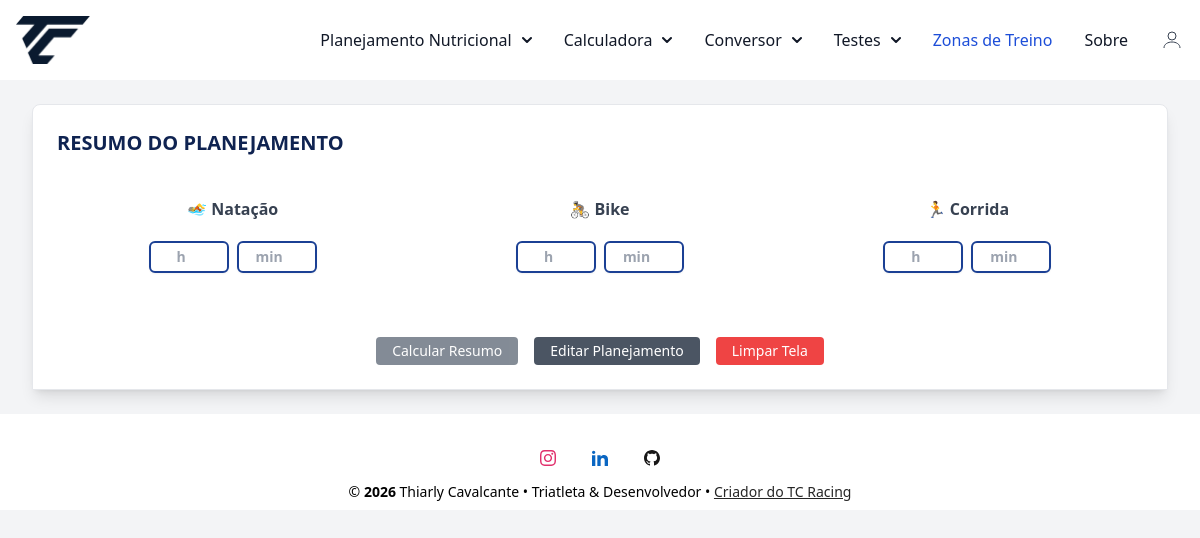
/resumo (signed in), run on an earlier commit of the app's database.
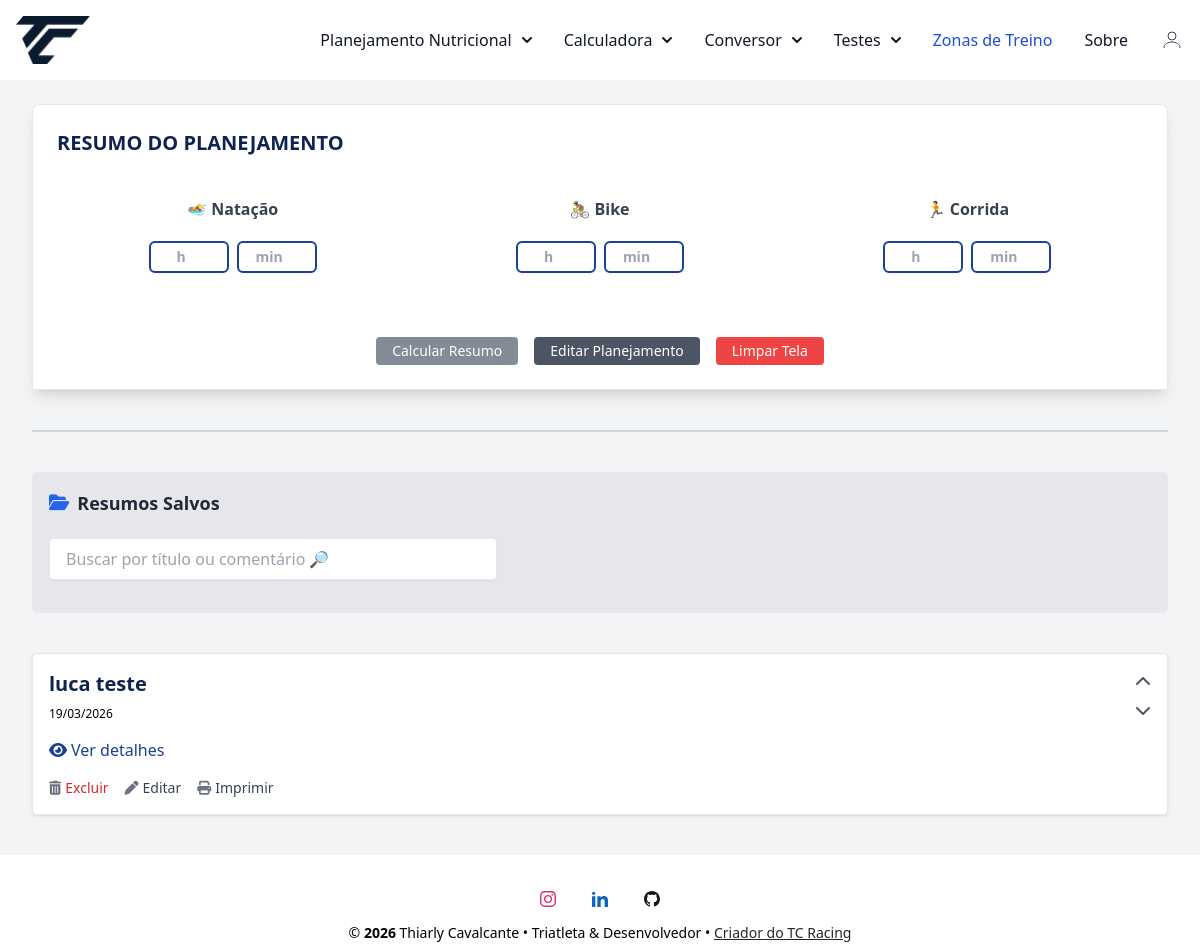
And on a later commit of the database.
### conversor/models.py (models this page shows, shortened)
class ResumoSalvo(database.Model):
    __tablename__ = 'resumos_salvos'
    id = database.Column(database.Integer, primary_key=True)
    user_id = database.Column(database.Integer, database.ForeignKey('user.id'), nullable=False)
    nome_treino = database.Column(database.String(100), nullable=False)
    data = database.Column(database.Date, nullable=False)
    comentario = database.Column(database.Text)
    resumo_dados = database.Column(database.JSON, nullable=False)
    suplementos_utilizados = database.Column(database.Text, nullable=True)  # ✅ Novo campo
    tempo_natacao = database.Column(database.Float)
    tempo_bike = database.Column(database.Float)
    tempo_corrida = database.Column(database.Float)
    tempo_total = database.Column(database.Float)
    ordem = database.Column(database.Integer, nullable=False, default=0)
    criado_em = database.Column(database.DateTime, default=datetime.utcnow)

### conversor/router.py (the view, shortened to what this page needs)
@app.route('/resumo', methods=['GET', 'POST'])
@login_required
def resumo_view():
    form = ResumoForm()
    if request.method == 'POST' and 'limpar' in request.form:
        return redirect(url_for('resumo_view'))
    itens = PlanejamentoItem.query.filter_by(user_id=current_user.id).all()
    itens_utilizados = [f"{item.quantidade}x {item.suplemento.nome}" for item in itens if item.suplemento]
    itens_utilizados_str = ", ".join(itens_utilizados)
    totais = calcular_totais_planejamento(itens)
    totais_por_hora = {}
    tempo_total = 0
    resumo_dados = {}
    search = request.args.get("search", "").strip()
    resumos_query = ResumoSalvo.query.filter_by(user_id=current_user.id)
    resumos = resumos_query.order_by(ResumoSalvo.ordem.desc(), ResumoSalvo.id.desc()).all()
    return render_template(
        "resumo.html",
        form=form,
        totais=totais_por_hora,
        resumo=resumo_dados,
        tempo_total=round(tempo_total, 2),
        current_date=date.today().isoformat(),
        resumos=resumos,  # <-- novo contexto
        itens_utilizados=itens_utilizados_str
    )

### conversor/forms.py
class ResumoForm(FlaskForm):
    tempo_natacao_horas = IntegerField('Horas Natação', validators=[Optional(), NumberRange(min=0)])
    tempo_bike_horas = IntegerField('Horas Bike', validators=[Optional(), NumberRange(min=0)])
    tempo_corrida_horas = IntegerField('Horas Corrida', validators=[Optional(), NumberRange(min=0)])
    tempo_natacao_minutos = IntegerField('Minutos Natação', validators=[Optional(), NumberRange(min=0, max=59)])
    tempo_bike_minutos = IntegerField('Minutos Bike', validators=[Optional(), NumberRange(min=0, max=59)])
    tempo_corrida_minutos = IntegerField('Minutos Corrida', validators=[Optional(), NumberRange(min=0, max=59)])
    submit_calcular = SubmitField('Calcular Resumo')
    submit_limpar = SubmitField('Limpar Tela')
    submit_salvar = SubmitField('Salvar Resumo')  # se já quiser prever esse botão

### conversor/models.py (called while the page is built)
@login_manager.user_loader
def load_user(user_id):
    return User.query.get(int(user_id))

### conversor/utils.py (called while the page is built)
def calcular_totais_planejamento(itens):
    totais = {
        'carbo': 0, 'sodio': 0, 'magnesio': 0, 'potassio': 0, 'calcio': 0,
        'cafeina': 0, 'taurina': 0, 'beta_alanina': 0, 'citrulina': 0,
        'creatina': 0, 'coq10': 0, 'carnitina': 0,
        'leucina': 0, 'isoleucina': 0, 'valina': 0, 'arginina': 0,
        'vit_b1': 0, 'vit_b2': 0, 'vit_b3': 0, 'vit_b6': 0,
        'vit_b7': 0, 'vit_b9': 0, 'vit_b12': 0, 'vit_c': 0
    }
    for item in itens:
        suplemento = item.suplemento
        if suplemento is None:
            flash("Um suplemento usado neste planejamento foi removido e será ignorado.", "warning")
            continue
        for key in totais:
            valor = getattr(suplemento, key, 0) or 0
            totais[key] += valor * item.quantidade
    return totais

### conversor/templates/resumo.html (shortened to what this page needs)
{% extends "base.html" %}
{% block content %}
<div class="max-w-7xl mx-auto px-4 sm:px-6 lg:px-8 py-6 space-y-10">
  <div class="bg-white rounded-t-lg shadow-lg p-6 border border-gray-200">
    <h2 class="text-xl text-center font-semibold mb-6 sm:mb-10 title-nave">RESUMO DO PLANEJAMENTO</h2>
    <form method="POST" class="grid grid-cols-1 md:grid-cols-3 gap-4 text-sm text-gray-700">
      <form method="POST" class="grid grid-cols-1 md:grid-cols-3 gap-6 mb-6 text-sm text-gray-700 text-center items-center justify-center">
        <div class="flex flex-col items-center gap-1">
          <label class="text-base font-semibold mb-4">🏊 Natação</label>
          <div class="flex gap-2">
            {{ form.tempo_natacao_horas(id="natacao_h", class="w-20 text-center py-1 px-1 border-2 border-solid border-nave rounded-md bg-white shadow-sm text-babase font-semibold mb-4 sm:mb-8", placeholder="h") }}
            {{ form.tempo_natacao_minutos(id="natacao_min", class="w-20 text-center py-1 px-1 border-2 border-solid border-nave rounded-md bg-white shadow-sm text-babase font-semibold mb-4 sm:mb-8", placeholder="min") }}
          </div>
        </div>
        <div class="flex flex-col items-center gap-1">
          <label class="text-base font-semibold mb-4">🚴 Bike</label>
          <div class="flex gap-2">
            {{ form.tempo_bike_horas(id="bike_h", class="w-20 text-center py-1 px-2 border-2 border-solid border-nave rounded-md bg-white shadow-sm text-babase font-semibold mb-4 sm:mb-8", placeholder="h") }}
            {{ form.tempo_bike_minutos(id="bike_min", class="w-20 text-center py-1 px-2 border-2 border-solid border-nave  rounded-md bg-white shadow-sm text-babase font-semibold mb-4 sm:mb-8", placeholder="min") }}
          </div>
        </div>
        <div class="flex flex-col items-center gap-1">
          <label class="text-base font-semibold mb-4">🏃 Corrida</label>
          <div class="flex gap-2">
            {{ form.tempo_corrida_horas(id="corrida_h", class="w-20 text-center py-1 px-2 border-2 border-solid border-nave  rounded-md bg-white shadow-sm text-babase font-semibold mb-4 sm:mb-8", placeholder="h") }}
            {{ form.tempo_corrida_minutos(id="corrida_min", class="w-20 text-center py-1 px-2 border-2 border-solid border-nave  rounded-md bg-white shadow-sm text-babase font-semibold mb-4 sm:mb-8", placeholder="min") }}
          </div>
        </div>
        <div class="md:col-span-3 flex flex-col sm:flex-row justify-center gap-4 mt-4">
          <button id="calcularResumoBtn"
            type="submit"
            class="text-white text-sm px-4 py-1 rounded disabled:opacity-50 disabled:cursor-not-allowed btn-nave">
            Calcular Resumo
          </button>
          <a href="{{ url_for('planejamento') }}" class="bg-gray-600 text-center hover:bg-gray-800 text-white text-sm px-4 py-1 rounded">Editar Planejamento</a>
          <button type="submit" name="limpar" class="bg-red-500 hover:bg-red-600 text-white text-sm px-4 py-1 rounded">Limpar Tela</button>
        </div>
      </form>
</div>
{% if resumos %}
<hr class="my-10 border-t-2 border-gray-300">
<div class="bg-gray-200 border border-gray-200 rounded-md p-4 mb-6">
  <h2 class="text-lg font-bold text-gray-800 border-b pb-2 mb-3 flex items-center gap-2">
    <i class="fas fa-folder-open text-blue-600"></i> Resumos Salvos
  </h2>
  <form method="get" class="max-w-md">
    <input type="text" id="campoBusca" placeholder="Buscar por título ou comentário 🔎"
          class="w-full px-4 py-2 border rounded shadow-sm mb-4">
  </form>
</div>
  <div id="resumosContainer">
    {% set icones = {
      "Macronutrientes": "⛽️",
      "Eletrólitos": "💧",
      "Vitaminas": "💊",
      "Estimulantes e Compostos": "🔥",
      "Aminoácidos": "🧬"
    } %}
    {% set cores = {
      "Macronutrientes": "bg-blue-400",
      "Eletrólitos": "bg-blue-300",
      "Estimulantes e Compostos": "bg-blue-200",
      "Vitaminas": "bg-blue-100",
      "Aminoácidos": "bg-blue-50"
    } %}
    {% for resumo in resumos %}
    <div class="bg-white rounded shadow p-4 mb-4 border border-gray-200">
      <div class="flex justify-between items-start">
        <div onclick="toggleResumo('resumo-{{ loop.index }}')" class="cursor-pointer w-full">
          <h3 class="text-xl font-semibold title-nave">{{ resumo.nome_treino }}</h3>
          <div class="text-xs mb-4 mt-2">{{ resumo.data.strftime('%d/%m/%Y') }}</div>
          <div class="flex items-center gap-1 resumo-nave ext-sm mt-4 cursor-pointer detalhes-link" data-id="resumo-{{ loop.index }}">
            <i class="fas fa-eye"></i> Ver detalhes
          </div>
        </div>
        <div class="flex flex-col items-center space-y-1 sm:ml-4">
          <a href="/resumo/mover_cima/{{ resumo.id }}" title="Mover para cima" class="text-gray-600 hover:text-black">
            <i class="fas fa-chevron-up"></i>
          </a>
          <a href="/resumo/mover_baixo/{{ resumo.id }}" title="Mover para baixo" class="text-gray-600 hover:text-black">
            <i class="fas fa-chevron-down"></i>
          </a>
        </div>
      </div>
      <div class="mt-4 flex gap-4 ml-auto items-center">
        <form method="POST" action="{{ url_for('deletar_resumo', id=resumo.id) }}" onsubmit="return confirm('Tem certeza que deseja excluir este resumo?');">
          <button type="submit" class="flex items-center gap-1 text-sm text-red-600 hover:underline">
            <i class="fas fa-trash-alt text-gray-500 hover:text-gray-800"></i> Excluir
          </button>
        </form>
        <a href="{{ url_for('editar_resumo', id=resumo.id) }}" class="flex items-center gap-1 text-sm text-gray-700 hover:underline">
          <i class="fas fa-pen text-gray-500 hover:text-gray-800"></i> Editar
        </a>
        <a href="{{ url_for('print_resumo', id=resumo.id) }}"
        target="_blank" rel="noopener"
        class="flex items-center gap-1 text-sm text-gray-700 hover:underline">
       <i class="fas fa-print text-gray-500 hover:text-gray-800"></i> Imprimir
     </a>
      </div>
        {% set ordem = ["Macronutrientes", "Eletrólitos", "Estimulantes e Compostos", "Vitaminas",  "Aminoácidos"] %}
        {% set ordem_eletrolitos = ["Sódio", "Magnésio", "Potássio", "Cálcio"] %}
    </div>
    {% endfor %}
  </div>
</div>
{% endif %}
{% endblock %}

### conversor/templates/base.html (shortened to what this page needs)
<!DOCTYPE html>
<html lang="pt">
<head>
    <link rel="stylesheet" href="https://cdnjs.cloudflare.com/ajax/libs/font-awesome/6.5.0/css/all.min.css">
    <link href="https://cdn.jsdelivr.net/npm/tom-select@2.3.1/dist/css/tom-select.css" rel="stylesheet">
    <script src="https://cdn.tailwindcss.com"></script>
    <link rel="stylesheet" href="{{ url_for('static', filename='css/style.css') }}">
</head>
<body>
    {% include 'navbar.html' %}
    <div class="content">
    {% block content %}
    {% endblock %}
    </div>
<footer class="w-full bg-white text-center text-black">
    <div class="pt-9 w-full">
      <div class="mb-2 flex justify-center">
        <a href="https://www.instagram.com/thiarly_tc/" target="_blank" class="mr-9 text-neutral-800 dark:text-neutral-200" aria-label="Instagram">
        </a>
        <a href="https://www.linkedin.com/in/thiarly-cavalcante-b0aa6056/" target="_blank" class="mr-9 text-neutral-800 dark:text-neutral-200" aria-label="Linkedin">
        </a>
        <a href="https://github.com/thiarly" target="_blank" class="text-neutral-800 dark:text-neutral-200" aria-label="Github">
        </a>
      </div>
    </div>
<div class="w-full text-sm bg-white p-2 text-center text-black ">
  &copy; <span id="copyrightYear"></span> Thiarly Cavalcante • Triatleta & Desenvolvedor •
  <a
    class="text-neutral-800 dark:text-neutral-400 underline hover:text-blue-500"
    href="https://tccavalcante.com" target="_blank"
  >
    Criador do TC Racing
  </a>
</div>
  </footer>
</body>
</html>

### conversor/templates/navbar.html (shortened to what this page needs)
<!DOCTYPE html>
<html lang="en">
<head>
    <script src="https://cdn.tailwindcss.com"></script>
</head>
<body class="bg-gray-100">
<nav class="bg-white border-gray-200">
  <div class="max-w-screen-xl flex flex-wrap items-center justify-between mx-auto p-4">
    <a href="{{url_for('zonas')}}" class="flex items-center">
      <img src="{{ url_for('static', filename='image/logotc-navbar.png')}}" class="h-12 mr-3 " alt="Flowbite Logo" />
    </a>
    <div class="hidden w-full md:block md:w-auto" id="divNav">
      <ul class="flex flex-col font-medium p-4 md:p-0 mt-4 border border-gray-100 rounded-lg bg-gray-50 md:space-x-8 rtl:space-x-reverse md:flex-row md:mt-0 md:border-0 md:bg-white md">
        <li class="relative">
          <button id="dropdownNavbarLink4" data-dropdown-toggle="dropdownNavbar" class="flex items-center justify-between w-full py-2 px-3 text-gray-900 rounded hover:bg-gray-100 md:hover:bg-transparent md:border-0 md:hover:text-blue-700 md:p-0 md:w-auto ">Planejamento Nutricional <svg class="w-2.5 h-2.5 ms-2.5" aria-hidden="true" xmlns="http://www.w3.org/2000/svg" fill="none" viewBox="0 0 10 6">
    <path stroke="currentColor" stroke-linecap="round" stroke-linejoin="round" stroke-width="2" d="m1 1 4 4 4-4"/>
    </svg></button>
      </li>
        <li class="relative">
            <button id="dropdownNavbarLink1" data-dropdown-toggle="dropdownNavbar" class="flex items-center justify-between w-full py-2 px-3 text-gray-900 rounded hover:bg-gray-100 md:hover:bg-transparent md:border-0 md:hover:text-blue-700 md:p-0 md:w-auto ">Calculadora <svg class="w-2.5 h-2.5 ms-2.5" aria-hidden="true" xmlns="http://www.w3.org/2000/svg" fill="none" viewBox="0 0 10 6">
    <path stroke="currentColor" stroke-linecap="round" stroke-linejoin="round" stroke-width="2" d="m1 1 4 4 4-4"/>
  </svg></button>
        </li>
        <li class="relative">
          <button id="dropdownNavbarLink2" data-dropdown-toggle="dropdownNavbar" class="flex items-center justify-between w-full py-2 px-3 text-gray-900 rounded hover:bg-gray-100 md:hover:bg-transparent md:border-0 md:hover:text-blue-700 md:p-0 md:w-auto ">Conversor <svg class="w-2.5 h-2.5 ms-2.5" aria-hidden="true" xmlns="http://www.w3.org/2000/svg" fill="none" viewBox="0 0 10 6">
  <path stroke="currentColor" stroke-linecap="round" stroke-linejoin="round" stroke-width="2" d="m1 1 4 4 4-4"/>
</svg></button>
      </li>
      <li class="relative">
        <button id="dropdownNavbarLink3" data-dropdown-toggle="dropdownNavbar" class="flex items-center justify-between w-full py-2 px-3 text-gray-900 rounded hover:bg-gray-100 md:hover:bg-transparent md:border-0 md:hover:text-blue-700 md:p-0 md:w-auto ">Testes <svg class="w-2.5 h-2.5 ms-2.5" aria-hidden="true" xmlns="http://www.w3.org/2000/svg" fill="none" viewBox="0 0 10 6">
<path stroke="currentColor" stroke-linecap="round" stroke-linejoin="round" stroke-width="2" d="m1 1 4 4 4-4"/>
</svg></button>
    </li>
        <li>
          <a href="zonas" class="block py-2 px-3 text-white bg-blue-700 rounded md:bg-transparent md:text-blue-700 md:p-0 " aria-current="page">Zonas de Treino</a>
        </li>
        <li>
          <a href="sobre" class="block py-2 px-3 text-gray-900 rounded hover:bg-gray-100 md:hover:bg-transparent md:border-0 md:hover:text-blue-700 md:p-0">Sobre</a>
        </li>
        {% if current_user.is_authenticated %}
        <li class="relative">
          <button id="userDropdown" class="flex items-center space-x-2 text-gray-700 ">
            <svg xmlns="http://www.w3.org/2000/svg" class="w-6 h-6" fill="none" viewBox="0 0 24 24" stroke="currentColor">
              <circle cx="12" cy="8" r="4" />
              <path d="M4 20c0-4 4-6 8-6s8 2 8 6" />
            </svg>
          </button>
        </li>
        {% endif %}
    </div>
  </div>
</nav>
</body>
</html>

### conversor/static/css/style.css (style rules this page uses)
span { color: black; font-weight: bold; }
html { height: 100%; }
body { display: flex; flex-direction: column; min-height: 100vh; margin: 0; }
.content { flex: 1 0 auto; }
footer { flex-shrink: 0; }
.btn-nave { background-color: #0a1a2f; color: white; }
.title-nave { position: relative; display: inline-block; color: #0F2351; font-weight: 700; }
.title-nave::after { content: ""; position: absolute; width: 0; height: 3px; left: 0; bottom: -4px; background-color: #0a1a2f; transition: width 0.3s ease; }
.resumo-nave { color: #1b4094; }
.border-nave { border-color: #1b4094 !important; }

What changed in the data, as far as the page shows it:
added ResumoSalvo: nome_treino "luca teste", data "19/03/2026"
Also different on the page:
text now shown: "Resumos Salvos"
